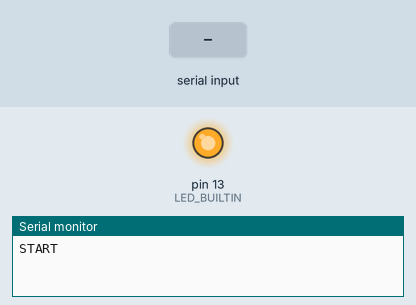
A sketch run on a simulated Arduino Uno, built with avr-gcc and run on an emulated ATmega328P. Parts: output pins drawn as LEDs (lit = HIGH), the last lines printed to the serial monitor. The test bench sets the inputs (shaded band).

Above: at 1.2 s.
1.3 s: "0" received over the second serial link
At 2.3 s:
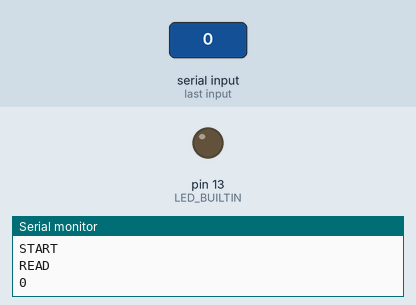
2.8 s: "1" received over the second serial link
At 3.4 s:
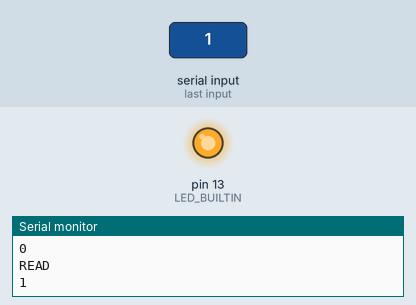
Timing chart, 0 to 5.8 s (numbered marks = the images above; inputs shaded):
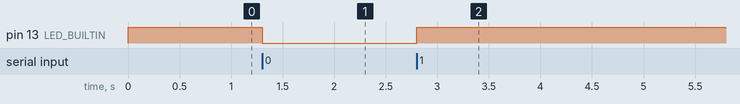

The sketch:

BT_poc.ino
```cpp
#include <SoftwareSerial.h>
#define TxD 2
#define RxD 7

SoftwareSerial mySerial(RxD, TxD); // RX, TX for Bluetooth


int state = 1;
void setup() {
  pinMode(LED_BUILTIN, OUTPUT);
  digitalWrite(LED_BUILTIN, HIGH);
  mySerial.begin(9600); // Default communication rate of the Bluetooth module
  Serial.begin(9600);
  Serial.println("START");
}
void loop() {
  if(mySerial.available() > 0){ // Checks whether data is comming from the serial port
    Serial.println("READ");
    state = mySerial.read(); // Reads the data from the serial port
    Serial.println((char)state);
 }
 if (state == '0') {
  digitalWrite(LED_BUILTIN, LOW); // Turn LED OFF
  mySerial.println("LED: OFF"); // Send back, to the phone, the String "LED: ON"
  state = 0;
 }
 else if (state == '1') {
  digitalWrite(LED_BUILTIN, HIGH);
  mySerial.println("LED: ON");
  state = 0;
 }
}
```

Measured:
- after the input at 1.3 s, pin 13 (LED_BUILTIN): HIGH → LOW at once
- after the input at 2.8 s, pin 13 (LED_BUILTIN): LOW → HIGH at once
